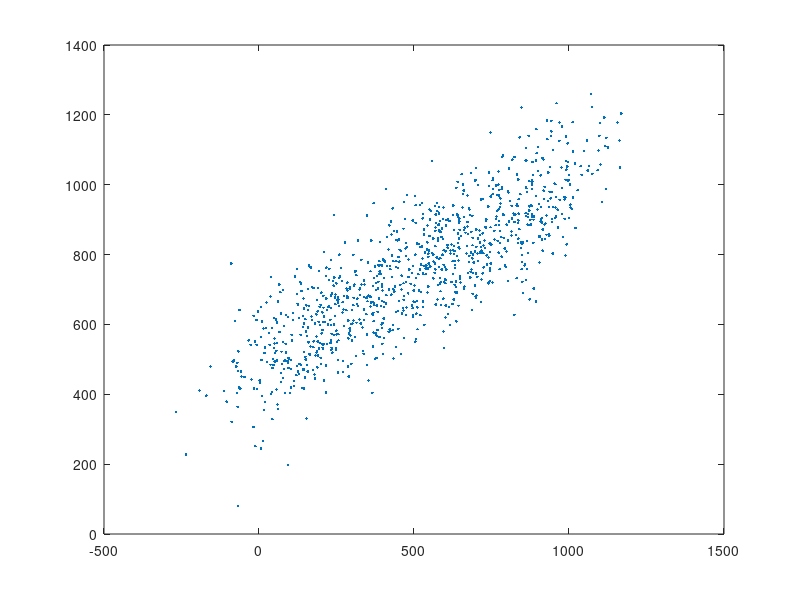

The MATLAB source for this figure: (Note: this script raises an error after producing the figure.)
% Get rid of bleedthrough from greem to red channel by doing a regression
% between red and green channel activities (Matt's suggestion). This will
% give us an offset, ie the true red signal that we are interseted in, and
% a slope, ie how much of the green signal gets to the red channel (this is
% due to the properties of the red-channel filters and dichroic mirros that
% pick up part of the green signal.)
%
% slope should be the same for all neurons, since it depends on the filter
% properties. 
%
% model: red = offset + slope * green. 
% The idea is that we find inhibitory neurons on something like the
% following, which supposedly controls for bleedthrough.
% medImage{1} - mean(slope)*medImage{2};


%% some qs while working on this:

% is noise really the same for both channels? ... doesn't seem like. It
% seems to be less for the green channel.

% since the brightness of the 2 channels is different, should I normalize
% to max the activity of each neuron? ... doesn't seem like you need to do
% this.

% does regress understimate or overstimate it? ... yes seems it is actually understimating.

% how about u check the other method that matt suggested too.

% is this amount of variaton in slope ok? brighter neurons : higher slope, lower offset.

% read about bleedthrough... does it depend on the intensity? the slope
% doesn't depend on signal intensity... it is determined by the filter and
% dichroic mirror properties.


%% check the slope equation for pca

x = (1:1000) + 100*randn(1,1000);
% y = (1:1000)*4 + 100*randn(1,1000) + 500;
y = (500 + .5 * x) + 100*randn(1,1000);
figure; plot(x, y, '.')


% pca
pcs = pca([x' y']);
slp = pcs(2,1) / pcs(1,1);

% regression
a = glmfit(x,y);
% md1 = fitglm(x,y); 
% md1.Coefficients.Estimate(2)

figure; hold on
plot(x, y, '.')
xy = [x(:); y(:)];
plot([min(xy)  max(xy)] , [min(xy)  max(xy)] , 'b')
title([slp, a(2)])


%%
%%%%%%%%%%%%%%% Analysis starts here %%%%%%%%%%%%%%%

load('151101_001.mat', 'pmtOffFrames', 'imHeight', 'imWidth', 'medImage'); 
load('151101_001_ch2-PnevPanResults-160422-081351.mat', 'C_df'); 
load('151101_001_ch2-PnevPanResults-160422-081351.mat', 'activity_man_eftMask_ch1', 'activity_man_eftMask_ch2'); 
load('151101_001_ch2-PnevPanResults-160422-081351.mat', 'A', 'C', 'b', 'f')


%%
smoothPts = 6; minPts = 7000; %800;

df_man_eftMask_ch1 = konnerthDeltaFOverF(activity_man_eftMask_ch1, pmtOffFrames{1}, smoothPts, minPts);
df_man_eftMask_ch2 = konnerthDeltaFOverF(activity_man_eftMask_ch2, pmtOffFrames{2}, smoothPts, minPts);


%%
trace_ch1 = activity_man_eftMask_ch1;
trace_ch2 = activity_man_eftMask_ch2;

trace_ch1 = df_man_eftMask_ch1;
trace_ch2 = df_man_eftMask_ch2;

trace_ch1 = df_man_eftMask_ch1;
trace_ch2 = C_df(1:end-1,:)';


%% Compute correlation between ch1 and ch2 activity for each ROI.

nn = size(trace_ch1,2);
crr = NaN(1, nn);
for rr = 1:nn
    t1 = trace_ch1(:,rr);
    t2 = trace_ch2(:,rr);
    crr(rr) = corr(t1, t2);
end

figure; plot(crr)


%%
% nn = size(trace_ch1, 2);

mu_ch1 = mean(trace_ch1, 1);
mu_ch2 = mean(trace_ch2, 1);


figure;
subplot(321), hold on
plot(mean(trace_ch1, 2))
plot(mean(trace_ch2, 2))
xlabel('frame')
ylabel('mean activity of all neurons')
legend('ch1', 'ch2')

subplot(322), hold on
m1 = mean(trace_ch1(:,1:20), 2);
m2 = mean(trace_ch2(:,1:20), 2);
plot(m1)
plot(m2)
legend('ch1', 'ch2')
title('mean activity of 1st 20 neurons')

subplot(323), hold on
plot(mean(trace_ch1(:,end-19:end), 2))
plot(mean(trace_ch2(:,end-19:end), 2))
legend('ch1', 'ch2')
title('mean activity of last 20 neurons')


subplot(324), hold on
errorbar(mu_ch1, std(trace_ch1, [], 1))
xlabel('neuron')
ylabel('mean +/- std of activity')
title('ch1')

subplot(325), hold on
errorbar(mu_ch2, std(trace_ch2, [], 1))
xlabel('neuron')
ylabel('mean +/- std of activity')
title('ch2')


subplot(326), hold on
rr = 1:2;
x = trace_ch2(:, rr); 
y = trace_ch1(:, rr);
plot(x, y, 'k.')

rr = nn-1:nn;
x = trace_ch2(:, rr); 
y = trace_ch1(:, rr);
plot(x, y, 'g.')

xlabel('ch2')
ylabel('ch1')
legend('k: 1st 20', 'g: last 20')
title('activity')


%% Normalize the signal ?

normt1 = mean(trace_ch1);
trace_ch1 = bsxfun(@rdivide, trace_ch1, normt1);

% for rr = 1 : nn
%     trace_ch1(:,rr) = shiftScaleY(trace_ch1(:,rr));
% end


normt2 = mean(trace_ch2);
trace_ch2 = bsxfun(@rdivide, trace_ch2, normt2);

% for rr = 1 : nn
%     trace_ch2(:,rr) = shiftScaleY(trace_ch2(:,rr));
% end


%% model: red = offset + slope * green

% Use PCA (aassumption: noise on x and y data is equal).

slope = NaN(1, nn);
for rr = 1 : nn
%     x_y = [trace_ch1(:,rr) trace_ch2(:,rr)];
    x_y = [trace_ch2(:,rr) trace_ch1(:,rr)];
    pcs = pca(x_y);
    slope(rr) = pcs(2,1) / pcs(1,1);    
end

% Compute the offset term
% offset = mu_ch2 - slope.*mu_ch1;
offset = mu_ch1 - slope.*mu_ch2;




% Use regression (assumption: x data doesn't have much noise).

slope = NaN(1, nn);
offset = NaN(1, nn);
for rr = 1 : nn
    %
    % model: red = offset + slope * green
    % y: red, x: green
    x = trace_ch2(:,rr); 
    y = trace_ch1(:,rr);
%     pp(:,rr) = glmfit(x,y);  % fitglm(x,y);
    p = regress(y, [x, ones(size(x,1),1)]);
    slope(rr) = p(1);
    offset(rr) = p(2);
    %}

    %{
    % model: green = offset2 + slope2 * red
    % y: green, x: red
    x = trace_ch1(:,rr); 
    y = trace_ch2(:,rr);
    p = regress(y, [x, ones(size(x,1),1)]);    
    slope(rr) = 1 / p(1);
    offset(rr) = -slope(rr) * p(2);
    %}
end

%{
p = regress(red, [green, ones(size(green, 1), 1)]);
slope = p(1);
intercept = p(2);

p = regress(green, [red, ones(size(red, 1), 1)]);
slope = 1 / p(1);
intercept = -slope * p(2);
%}






%% Plot slope and offset

% figure('name', 'slope'); 
figure;
subplot(421), plot(slope), title('slope')
subplot(423), histogram(slope)
subplot(425), errorbar(mean(slope), std(slope))
regress(slope', [(1:length(slope))', ones(length(slope), 1)])

% figure('name', 'offset'); 
subplot(422), plot(offset), title('offset')
subplot(424), histogram(offset)
subplot(426), errorbar(mean(offset), std(offset))
subplot(428), hold on, plot(mu_ch1), plot(mu_ch2), title('mu')
regress(offset', [(1:length(offset))', ones(length(offset), 1)])


%% Use Efty's A, C to set the median image of channel 2.

medc = median(C, 2);
% medc = slope' .* medc;

medEfty = A*medc + b*median(f);
medEfty = reshape(medEfty, imHeight, imWidth);

% mdd = medImage{1} - medEfty;
% figure; imagesc(mdd), 
% caxis([0 max(mdd(:))])


%%
figure; 
subplot(221), imagesc(medImage{1}), freezeColors, colorbar, title('ch1')
subplot(222), imagesc(medImage{2}), freezeColors, colorbar, title('ch2')
subplot(224), imagesc(medEfty), freezeColors, colorbar, title('ch2 Efty')


%% Compute the clean median image for ch1, ie the image that does not have the bleedthrough signal anymore!
% model: red = offset + slope * green
% so: med(red) = offset + slope * med(green)
% so offset = med(red) - slope * med(green)

figure; 
ha = tight_subplot(2,2,[.05],[.05],[.05]);

md = medImage{1} - medImage{2};
axes(ha(1)); imagesc(md), freezeColors, colorbar

mdd = medImage{1} - medEfty;
axes(ha(3)); imagesc(mdd), freezeColors, colorbar

% md2 is what I will use to identify inhibit neurons... this is supposedly
% the image that is free of the effect of bleedthrough.
md2 = medImage{1} - mean(slope)*medImage{2}; 
axes(ha(2)); imagesc(md2), freezeColors, colorbar
% caxis([0 max(md2(:))])


md3 = medImage{1} - mean(slope)*medEfty;
axes(ha(4)); imagesc(md3), freezeColors, colorbar
% caxis([0 max(md3(:))])

% figure; imagesc(md3)


%% Gamal's method
% model: red = offset + slope * green

frs = size(activity_man_eftMask_ch2,1);
nn = size(activity_man_eftMask_ch2,2);

Xs = mat2cell(activity_man_eftMask_ch2, frs, ones(1,nn));
Ys = mat2cell(activity_man_eftMask_ch1, frs, ones(1,nn));

[a, bs] = regressCommonSlopeModel(Xs, Ys);


im2 = medImage{1} - a*medImage{2};
medImageInhibit = im2; 
figure; imagesc(medImageInhibit)


%%
figure('name', 'model: red = offset + slope * green'); 
ha = tight_subplot(2,2,[.05],[.05],[.05]);

axes(ha(1)); imagesc(medImage{1}), freezeColors, colorbar, title('ch1')

% md2 is what I will use to identify inhibit neurons... this is supposedly
% the image that is free of the effect of bleedthrough.
md2 = medImage{1} - mean(slope)*medImage{2}; 
axes(ha(2)); imagesc(md2), freezeColors, colorbar, title('ch1 - mean(regressSlope)*ch2')

axes(ha(3)); imagesc(medImage{2}), freezeColors, colorbar, title('ch2')

mdg = medImage{1} - a*medImage{2}; 
axes(ha(4)); imagesc(mdg), freezeColors, colorbar, title('ch1 - gamalSlope*ch2')

